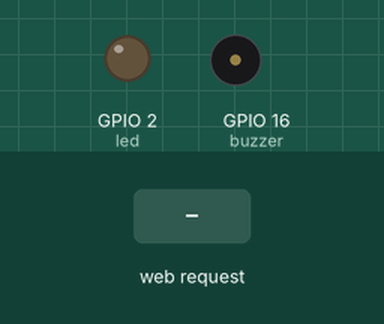
Recording of a sketch running on a simulated ESP8266 (NodeMCU). On the bench: output pins drawn as LEDs (lit = HIGH), buzzer (waves = sounding). The inputs (shaded band) are chosen by the test bench. WiFi joins after 1.5 s; servers stay silent unless stated; what the sketch prints to the serial monitor is not drawn.

Above: at 0.1 s.
At 2.8 s:
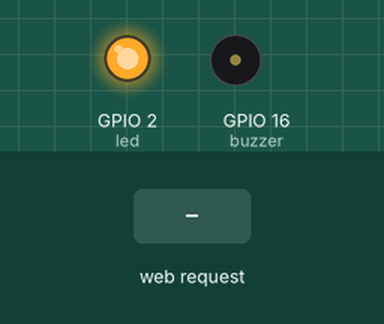
2.9 s: HTTP request GET / received
At 2.96 s:
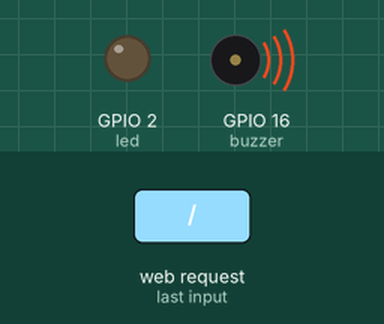
Timing chart, 0 to 5.9 s (numbered marks = the images above; inputs shaded):
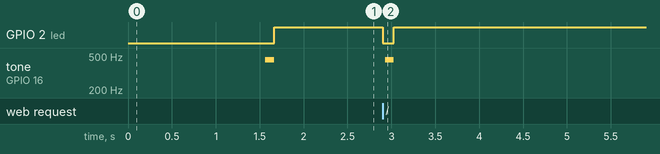

The sketch:

rfid_server.ino
```cpp
#include <SPI.h>
#include <MFRC522.h>

#include <ESP8266WiFi.h>
#include <WiFiClient.h>
#include <ESP8266WebServer.h>
#include <ESP8266mDNS.h>

const char* ssid = "Arcana";
const char* password = "2.718281";

ESP8266WebServer server(80);

const int led = 2;
const int buzzer = 16;

constexpr uint8_t RST_PIN = 5;          // Configurable, see typical pin layout above
constexpr uint8_t SS_PIN = 4;         // Configurable, see typical pin layout above

MFRC522 mfrc522(SS_PIN, RST_PIN);  // Create MFRC522 instance

byte readCard[4] = {0, 0, 0, 0}; // Stores scanned ID read from RFID Module


void handleRoot() {
  digitalWrite(led, LOW);
  String message = "ID : ";
  int suma = 0;
  mfrc522.PICC_IsNewCardPresent();

  if (mfrc522.PICC_ReadCardSerial()) {
    for ( uint8_t i = 0; i < 4; i++) {
      readCard[i] = mfrc522.uid.uidByte[i];
    }
    mfrc522.PICC_HaltA(); // Stop reading
  }


  for ( uint8_t i = 0; i < 4; i++) {
    message += String(readCard[i]) + " ";
    suma += readCard[i];
    Serial.print(readCard[i]);
    Serial.print(" ");
  }

  message += " Suma: " + String(suma);
  server.send(200, "text/plain", message);
  Serial.println("");
  tone(buzzer, 450);
  delay(100);
  noTone(buzzer);
  digitalWrite(led, HIGH);
}


void setup() {
  Serial.begin(9600);    // Initialize serial communications with the PC
  while (!Serial);    // Do nothing if no serial port is opened (added for Arduinos based on ATMEGA32U4)
  SPI.begin();      // Init SPI bus
  mfrc522.PCD_Init();   // Init MFRC522
  mfrc522.PCD_DumpVersionToSerial();  // Show details of PCD - MFRC522 Card Reader details

  pinMode(led, OUTPUT);
  pinMode(buzzer, OUTPUT);
  digitalWrite(led, LOW);
  WiFi.mode(WIFI_STA);
  WiFi.begin(ssid, password);
  Serial.println("");

  // Wait for connection
  while (WiFi.status() != WL_CONNECTED) {
    delay(500);
    Serial.print(".");
  }
  Serial.println("");
  Serial.print("Connected to ");
  Serial.println(ssid);
  Serial.print("IP address: ");
  Serial.println(WiFi.localIP());

  if (MDNS.begin("esp8266")) {
    Serial.println("MDNS responder started");
  }

  server.on("/", handleRoot);


  server.begin();
  tone(buzzer, 450);
  delay(100);
  noTone(buzzer);

  Serial.println("HTTP server started");
  digitalWrite(led, HIGH);

}

void loop() {
  server.handleClient();
}
```

Measured:
- after the input at 2.9 s, GPIO 2 (led): HIGH → LOW at once, → HIGH 0.13 s later; tone on GPIO 16 (buzzer): silent → 450 Hz at once, → silent 0.10 s later
